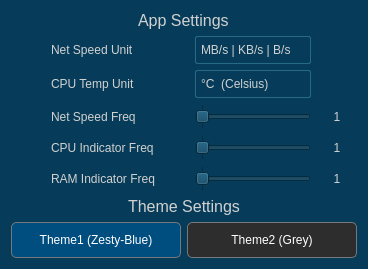
            <widget class="QWidget" name="page_credits">
             <property name="styleSheet">
              <string notr="true">background-color:  rgba(6, 60, 89, 1);
border-radius: 10px;
color:#d1d1d1;</string>
             </property>
             <layout class="QVBoxLayout" name="verticalLayout_11">
              <item>
               <layout class="QHBoxLayout" name="horizontalLayout_37">
                <item>
                 <widget class="QLabel" name="label_21">
                  <property name="sizePolicy">
                   <sizepolicy hsizetype="Fixed" vsizetype="Preferred">
                    <horstretch>0</horstretch>
                    <verstretch>0</verstretch>
                   </sizepolicy>
                  </property>
                  <property name="font">
                   <font>
                    <pointsize>12</pointsize>
                    <weight>50</weight>
                    <italic>false</italic>
                    <bold>false</bold>
                   </font>
                  </property>
                  <property name="text">
                   <string>App Settings</string>
                  </property>
                 </widget>
                </item>
               </layout>
              </item>
              <item>
               <layout class="QGridLayout" name="gridLayout_11">
                <item row="0" column="1">
                 <widget class="QLabel" name="label_19">
                  <property name="sizePolicy">
                   <sizepolicy hsizetype="Fixed" vsizetype="Preferred">
                    <horstretch>0</horstretch>
                    <verstretch>0</verstretch>
                   </sizepolicy>
                  </property>
                  <property name="text">
                   <string>Net Speed Unit          </string>
                  </property>
                 </widget>
                </item>
                <item row="3" column="2">
                 <widget class="QSlider" name="horizontalSlider_2">
                  <property name="sizePolicy">
                   <sizepolicy hsizetype="Expanding" vsizetype="Fixed">
                    <horstretch>0</horstretch>
                    <verstretch>0</verstretch>
                   </sizepolicy>
                  </property>
                  <property name="cursor">
                   <cursorShape>PointingHandCursor</cursorShape>
                  </property>
                  <property name="styleSheet">
                   <string notr="true"/>
                  </property>
                  <property name="minimum">
                   <number>1</number>
                  </property>
                  <property name="maximum">
                   <number>6</number>
                  </property>
                  <property name="singleStep">
                   <number>1</number>
                  </property>
                  <property name="orientation">
                   <enum>Qt::Horizontal</enum>
                  </property>
                  <property name="tickPosition">
                   <enum>QSlider::TicksBothSides</enum>
                  </property>
                 </widget>
                </item>
                <item row="0" column="0">
                 <spacer name="horizontalSpacer_5">
                  <property name="orientation">
                   <enum>Qt::Horizontal</enum>
                  </property>
                  <property name="sizeHint" stdset="0">
                   <size>
                    <width>40</width>
                    <height>20</height>
                   </size>
                  </property>
                 </spacer>
                </item>
                <item row="3" column="4">
                 <widget class="QLabel" name="label_14">
                  <property name="text">
                   <string>1</string>
                  </property>
                  <property name="alignment">
                   <set>Qt::AlignCenter</set>
                  </property>
                 </widget>
                </item>
                <item row="2" column="1">
                 <widget class="QLabel" name="label_22">
                  <property name="sizePolicy">
                   <sizepolicy hsizetype="Fixed" vsizetype="Preferred">
                    <horstretch>0</horstretch>
                    <verstretch>0</verstretch>
                   </sizepolicy>
                  </property>
                  <property name="text">
                   <string>Net Speed Freq          </string>
                  </property>
                 </widget>
                </item>
                <item row="0" column="2">
                 <widget class="QComboBox" name="comboBox_2">
                  <property name="sizePolicy">
                   <sizepolicy hsizetype="Expanding" vsizetype="Fixed">
                    <horstretch>0</horstretch>
                    <verstretch>0</verstretch>
                   </sizepolicy>
                  </property>
                  <property name="styleSheet">
                   <string notr="true">QComboBox {
    selection-background-color:  rgba(54,136,198,178);
    border-style: solid;
    border: 1px solid rgb(38,106,133);
    border-radius: 2px;
    padding: 5px;
    min-width: 75px;
}

QPushButton:checked {
    background-color: rgb(38,106,133);
    border-color: #6A6969;
}

QComboBox:hover,
QPushButton:hover,
QAbstractSpinBox:hover,
QLineEdit:hover,
QTextEdit:hover,
QPlainTextEdit:hover,
QAbstractView:hover,
QTreeView:hover {
    border: 1px solid  rgba(54,136,198,178);
    color: #eff0f1;
}

QComboBox:on {
    padding-top: 3px;
    padding-left: 4px;
    selection-background-color: #4a4a4a;
}

QComboBox QAbstractItemView {
    background-color: #232629;
    border-radius: 2px;
    border: 1px solid rgb(38,106,133);
    selection-background-color: #18465d;
}

QComboBox::drop-down {
    subcontrol-origin: padding;
    subcontrol-position: top right;
    width: 15px;
    border-left-width: 0px;
    border-left-color: darkgray;
    border-left-style: solid;
    border-top-right-radius: 3px;
    border-bottom-right-radius: 3px;
}

QComboBox::down-arrow {
    image: url(:/qss_icons/dark/down_arrow_disabled.png);
}

QComboBox::down-arrow:on,
QComboBox::down-arrow:hover,
QComboBox::down-arrow:focus {
    image: url(:/qss_icons/dark/down_arrow.png);
}
</string>
                  </property>
                  <item>
                   <property name="text">
                    <string>MB/s | KB/s | B/s</string>
                   </property>
                  </item>
                  <item>
                   <property name="text">
                    <string>mb/s | kb/s | b/s</string>
                   </property>
                  </item>
                 </widget>
                </item>
                <item row="3" column="1">
                 <widget class="QLabel" name="label_23">
                  <property name="sizePolicy">
                   <sizepolicy hsizetype="Fixed" vsizetype="Preferred">
                    <horstretch>0</horstretch>
                    <verstretch>0</verstretch>
                   </sizepolicy>
                  </property>
                  <property name="text">
                   <string>CPU Indicator Freq          </string>
                  </property>
                 </widget>
                </item>
                <item row="4" column="1">
                 <widget class="QLabel" name="label_24">
                  <property name="sizePolicy">
                   <sizepolicy hsizetype="Fixed" vsizetype="Preferred">
                    <horstretch>0</horstretch>
                    <verstretch>0</verstretch>
                   </sizepolicy>
                  </property>
                  <property name="text">
                   <string>RAM Indicator Freq          </string>
                  </property>
                 </widget>
                </item>
                <item row="2" column="0">
                 <spacer name="horizontalSpacer_6">
                  <property name="orientation">
                   <enum>Qt::Horizontal</enum>
                  </property>
                  <property name="sizeHint" stdset="0">
                   <size>
                    <width>40</width>
                    <height>20</height>
                   </size>
                  </property>
                 </spacer>
                </item>
                <item row="0" column="4">
                 <spacer name="horizontalSpacer_3">
                  <property name="orientation">
                   <enum>Qt::Horizontal</enum>
                  </property>
                  <property name="sizeHint" stdset="0">
                   <size>
                    <width>40</width>
                    <height>20</height>
                   </size>
                  </property>
                 </spacer>
                </item>
                <item row="2" column="4">
                 <widget class="QLabel" name="label_15">
                  <property name="text">
                   <string>1</string>
                  </property>
                  <property name="alignment">
                   <set>Qt::AlignCenter</set>
                  </property>
                 </widget>
                </item>
                <item row="4" column="4">
                 <widget class="QLabel" name="label_16">
                  <property name="text">
                   <string>1</string>
                  </property>
                  <property name="alignment">
                   <set>Qt::AlignCenter</set>
                  </property>
                 </widget>
                </item>
                <item row="4" column="2">
                 <widget class="QSlider" name="horizontalSlider_3">
                  <property name="sizePolicy">
                   <sizepolicy hsizetype="Expanding" vsizetype="Fixed">
                    <horstretch>0</horstretch>
                    <verstretch>0</verstretch>
                   </sizepolicy>
                  </property>
                  <property name="cursor">
                   <cursorShape>PointingHandCursor</cursorShape>
                  </property>
                  <property name="styleSheet">
                   <string notr="true"/>
                  </property>
                  <property name="minimum">
                   <number>1</number>
                  </property>
                  <property name="maximum">
                   <number>6</number>
                  </property>
                  <property name="singleStep">
                   <number>1</number>
                  </property>
                  <property name="orientation">
                   <enum>Qt::Horizontal</enum>
                  </property>
                  <property name="tickPosition">
                   <enum>QSlider::TicksBothSides</enum>
                  </property>
                 </widget>
                </item>
                <item row="2" column="2">
                 <widget class="QSlider" name="horizontalSlider">
                  <property name="sizePolicy">
                   <sizepolicy hsizetype="Expanding" vsizetype="Fixed">
                    <horstretch>0</horstretch>
                    <verstretch>0</verstretch>
                   </sizepolicy>
                  </property>
                  <property name="cursor">
                   <cursorShape>PointingHandCursor</cursorShape>
                  </property>
                  <property name="styleSheet">
                   <string notr="true"/>
                  </property>
                  <property name="minimum">
                   <number>1</number>
                  </property>
                  <property name="maximum">
                   <number>6</number>
                  </property>
                  <property name="singleStep">
                   <number>1</number>
                  </property>
                  <property name="orientation">
                   <enum>Qt::Horizontal</enum>
                  </property>
                  <property name="tickPosition">
                   <enum>QSlider::TicksBothSides</enum>
                  </property>
                 </widget>
                </item>
                <item row="1" column="1">
                 <widget class="QLabel" name="label_25">
                  <property name="sizePolicy">
                   <sizepolicy hsizetype="Fixed" vsizetype="Preferred">
                    <horstretch>0</horstretch>
                    <verstretch>0</verstretch>
                   </sizepolicy>
                  </property>
                  <property name="text">
                   <string>CPU Temp Unit          </string>
                  </property>
                 </widget>
                </item>
                <item row="1" column="2">
                 <widget class="QComboBox" name="comboBox_3">
                  <property name="sizePolicy">
                   <sizepolicy hsizetype="Expanding" vsizetype="Fixed">
                    <horstretch>0</horstretch>
                    <verstretch>0</verstretch>
                   </sizepolicy>
                  </property>
                  <property name="styleSheet">
                   <string notr="true">QComboBox {
    selection-background-color:  rgba(54,136,198,178);
    border-style: solid;
    border: 1px solid rgb(38,106,133);
    border-radius: 2px;
    padding: 5px;
    min-width: 75px;
}

QPushButton:checked {
    background-color: rgb(38,106,133);
    border-color: #6A6969;
}

QComboBox:hover,
QPushButton:hover,
QAbstractSpinBox:hover,
QLineEdit:hover,
QTextEdit:hover,
QPlainTextEdit:hover,
QAbstractView:hover,
QTreeView:hover {
    border: 1px solid  rgba(54,136,198,178);
    color: #eff0f1;
}

QComboBox:on {
    padding-top: 3px;
    padding-left: 4px;
    selection-background-color: #4a4a4a;
}

QComboBox QAbstractItemView {
    background-color: #232629;
    border-radius: 2px;
    border: 1px solid rgb(38,106,133);
    selection-background-color: #18465d;
}

QComboBox::drop-down {
    subcontrol-origin: padding;
    subcontrol-position: top right;
    width: 15px;
    border-left-width: 0px;
    border-left-color: darkgray;
    border-left-style: solid;
    border-top-right-radius: 3px;
    border-bottom-right-radius: 3px;
}

QComboBox::down-arrow {
    image: url(:/qss_icons/dark/down_arrow_disabled.png);
}

QComboBox::down-arrow:on,
QComboBox::down-arrow:hover,
QComboBox::down-arrow:focus {
    image: url(:/qss_icons/dark/down_arrow.png);
}
</string>
                  </property>
                  <item>
                   <property name="text">
                    <string>°C  (Celsius)</string>
                   </property>
                  </item>
                  <item>
                   <property name="text">
                    <string>°F  (Fahrenheit)</string>
                   </property>
                  </item>
                 </widget>
                </item>
                <item row="1" column="4">
                 <spacer name="horizontalSpacer_4">
                  <property name="orientation">
                   <enum>Qt::Horizontal</enum>
                  </property>
                  <property name="sizeHint" stdset="0">
                   <size>
                    <width>40</width>
                    <height>20</height>
                   </size>
                  </property>
                 </spacer>
                </item>
               </layout>
              </item>
              <item>
               <layout class="QHBoxLayout" name="horizontalLayout_36">
                <item>
                 <widget class="QLabel" name="label_20">
                  <property name="sizePolicy">
                   <sizepolicy hsizetype="Fixed" vsizetype="Preferred">
                    <horstretch>0</horstretch>
                    <verstretch>0</verstretch>
                   </sizepolicy>
                  </property>
                  <property name="font">
                   <font>
                    <pointsize>12</pointsize>
                   </font>
                  </property>
                  <property name="text">
                   <string>Theme Settings</string>
                  </property>
                 </widget>
                </item>
               </layout>
              </item>
              <item>
               <layout class="QHBoxLayout" name="horizontalLayout_35">
                <item>
                 <widget class="QPushButton" name="theme1">
                  <property name="sizePolicy">
                   <sizepolicy hsizetype="Preferred" vsizetype="Fixed">
                    <horstretch>0</horstretch>
                    <verstretch>0</verstretch>
                   </sizepolicy>
                  </property>
                  <property name="cursor">
                   <cursorShape>PointingHandCursor</cursorShape>
                  </property>
                  <property name="styleSheet">
                   <string notr="true">QPushButton {
	color:white;
    border-color: #76797C;
    padding: 10px;
    border-radius: 5px;
    border-style: solid;
	border-width: 1px;
	background-color:  rgb(0, 77, 128);
}

</string>
                  </property>
                  <property name="text">
                   <string>Theme1 (Zesty-Blue)</string>
                  </property>
                  <property name="icon">
                   <iconset>
                    <normaloff>:/myresource/resource/single_video.png</normaloff>:/myresource/resource/single_video.png</iconset>
                  </property>
                  <property name="iconSize">
                   <size>
                    <width>80</width>
                    <height>80</height>
                   </size>
                  </property>
                 </widget>
                </item>
                <item>
                 <widget class="QPushButton" name="theme2">
                  <property name="sizePolicy">
                   <sizepolicy hsizetype="Preferred" vsizetype="Fixed">
                    <horstretch>0</horstretch>
                    <verstretch>0</verstretch>
                   </sizepolicy>
                  </property>
                  <property name="cursor">
                   <cursorShape>PointingHandCursor</cursorShape>
                  </property>
                  <property name="styleSheet">
                   <string notr="true">QPushButton {
	color:white;
    border-color: #76797C;
    padding: 10px;
    border-radius: 5px;
    border-style: solid;
	border-width: 1px;
	background-color:  rgb(45, 45, 45);
}


</string>
                  </property>
                  <property name="text">
                   <string>Theme2 (Grey)</string>
                  </property>
                  <property name="icon">
                   <iconset>
                    <normaloff>:/myresource/resource/playlist.png</normaloff>:/myresource/resource/playlist.png</iconset>
                  </property>
                  <property name="iconSize">
                   <size>
                    <width>80</width>
                    <height>80</height>
                   </size>
                  </property>
                 </widget>
                </item>
               </layout>
              </item>
             </layout>
            </widget>
